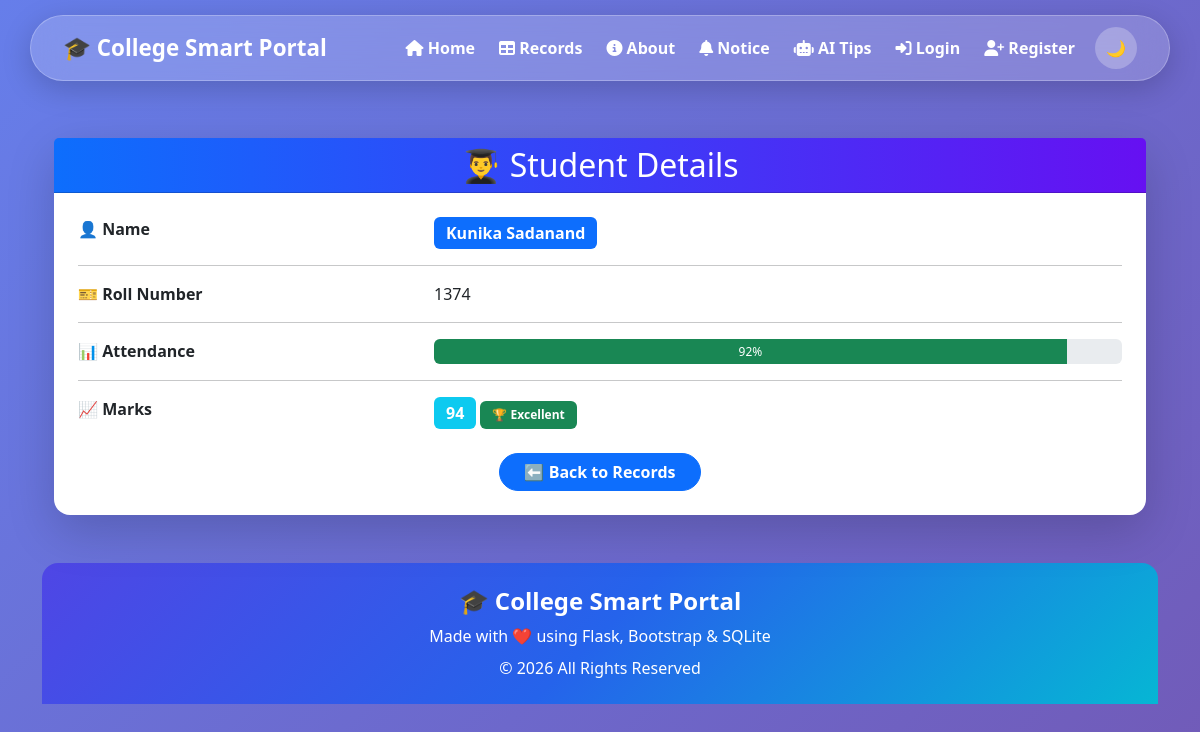
The app's page /student/1, older data.
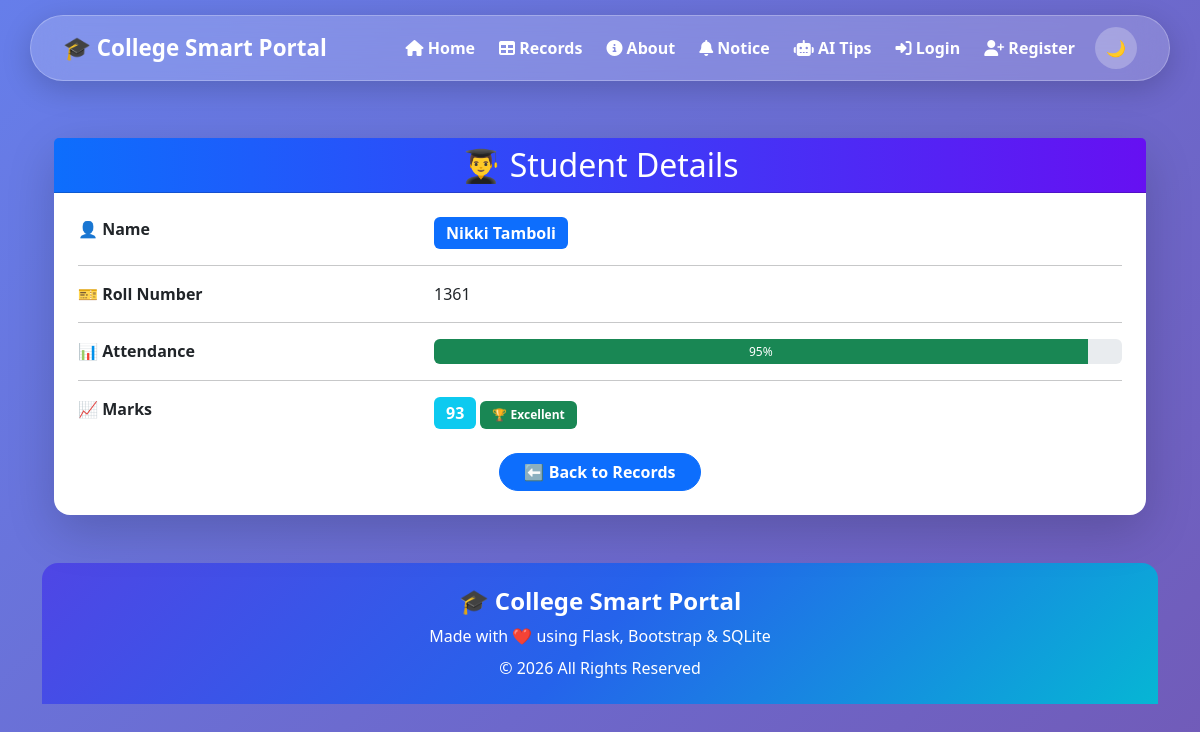
The same page, newer data.
### tables this page shows
CREATE TABLE students (
            id INTEGER PRIMARY KEY AUTOINCREMENT,
            name TEXT NOT NULL,
            roll TEXT UNIQUE NOT NULL,
            attendance INTEGER NOT NULL,
            marks INTEGER NOT NULL,
            branch TEXT NOT NULL,
            photo TEXT
            
        
        );

### app.py (the view)
@app.route("/student/<int:id>")
def student_detail(id):
    conn = get_db()
    student = conn.execute(
        "SELECT * FROM students WHERE id=?",
        (id,)
    ).fetchone()
    conn.close()
    if student is None:
        flash("Student Not Found!", "danger")
        return redirect(url_for("records"))
    return render_template("student_detail.html", student=student)

### app.py (called while the page is built)
def get_db():
    conn = sqlite3.connect("myproject.db")
    conn.row_factory = sqlite3.Row
    return conn

### templates/student_detail.html
{% extends 'base.html' %}
{% block content %}
<div class="container mt-5">
    <div class="card shadow-lg border-0 rounded-4">
        <div class="card-header text-center text-white"
             style="background:linear-gradient(90deg,#0d6efd,#6610f2);">
            <h2 class="mb-0">👨‍🎓 Student Details</h2>
        </div>
        <div class="card-body p-4">
            <div class="row mb-3">
                <div class="col-md-4 fw-bold">
                    👤 Name
                </div>
                <div class="col-md-8">
                    <span class="badge bg-primary fs-6">
                        {{ student.name }}
                    </span>
                </div>
            </div>
            <hr>
            <div class="row mb-3">
                <div class="col-md-4 fw-bold">
                    🎫 Roll Number
                </div>
                <div class="col-md-8">
                    {{ student.roll }}
                </div>
            </div>
            <hr>
            <div class="row mb-3">
                <div class="col-md-4 fw-bold">
                    📊 Attendance
                </div>
                <div class="col-md-8">
                    <div class="progress" style="height:25px;">
                        <div class="progress-bar bg-success"
                             style="width:{{ student.attendance }}%;">
                            {{ student.attendance }}%
                        </div>
                    </div>
                </div>
            </div>
            <hr>
            <div class="row mb-4">
                <div class="col-md-4 fw-bold">
                    📈 Marks
                </div>
                <div class="col-md-8">
                    <span class="badge bg-info fs-6">
                        {{ student.marks }}
                    </span>
                    {% if student.marks >= 90 %}
                        <span class="badge bg-success">🏆 Excellent</span>
                    {% elif student.marks >= 75 %}
                        <span class="badge bg-primary">👍 Good</span>
                    {% elif student.marks >= 60 %}
                        <span class="badge bg-warning text-dark">🙂 Average</span>
                    {% else %}
                        <span class="badge bg-danger">⚠️ Poor</span>
                    {% endif %}
                </div>
            </div>
            <div class="text-center">
                <a href="{{ url_for('records') }}"
                   class="btn btn-primary rounded-pill px-4">
                    ⬅️ Back to Records
                </a>
            </div>
        </div>
    </div>
</div>
{% endblock %}

### templates/base.html (shortened to what this page needs)
<!DOCTYPE html>
<html lang="en" data-bs-theme="light">
<head>
    <link href="https://cdn.jsdelivr.net/npm/bootstrap@5.3.3/dist/css/bootstrap.min.css" rel="stylesheet">
    <link rel="stylesheet"href="https://cdnjs.cloudflare.com/ajax/libs/font-awesome/6.4.2/css/all.min.css">
</head>
<body>
<nav class="navbar navbar-expand-lg glass-nav fixed-top">
    <div class="container">
        <a class="navbar-brand fw-bold text-white" href="/">
            🎓 College Smart Portal
        </a>
        <div class="collapse navbar-collapse justify-content-end" id="navbarNav">
            <ul class="navbar-nav align-items-center">
                <li class="nav-item">
                    <a class="nav-link active" href="/">
                        <i class="fas fa-house"></i>
                        <span>Home</span>
                    </a>
                </li>
                <li class="nav-item">
                    <a class="nav-link" href="/record">
                        <i class="fas fa-table"></i>
                        <span>Records</span>
                    </a>
                </li>
                <li class="nav-item">
                    <a class="nav-link" href="/about">
                        <i class="fas fa-circle-info"></i>
                        <span>About</span>
                    </a>
                </li>
                <li class="nav-item">
                    <a class="nav-link" href="/notice">
                        <i class="fas fa-bell"></i>
                        <span>Notice</span>
                    </a>
                </li>
                <li class="nav-item">
                    <a class="nav-link" href="/ai_tips">
                        <i class="fas fa-robot"></i>
                        <span>AI Tips</span>
                    </a>
                </li>
                {% if session.get("username") %}
                    {% if session.get("role") == "admin" %}
                    <li class="nav-item">
                        <a class="nav-link" href="/add">
                            <i class="fas fa-user-plus"></i>
                            <span>Add Student</span>
                        </a>
                    </li>
                    {% endif %}
                    <li class="nav-item">
                        <a class="nav-link logout-btn" href="/logout">
                            <i class="fas fa-right-from-bracket"></i>
                            <span>Logout</span>
                        </a>
                    </li>
                {% else %}
                    <li class="nav-item">
                        <a class="nav-link" href="/login">
                            <i class="fas fa-right-to-bracket"></i>
                            <span>Login</span>
                        </a>
                    </li>
                    <li class="nav-item">
                        <a class="nav-link" href="/register">
                            <i class="fas fa-user-plus"></i>
                            <span>Register</span>
                        </a>
                    </li>
                {% endif %}
                <li class="nav-item ms-2">
                    <button class="theme-btn" onclick="toggleTheme()">
                        🌙
                    </button>
                </li>
            </ul>
        </div>
    </div>
</nav>
<div style="height:90px;"></div>
<div class="container">
{% block content %}
{% endblock %}
<footer class="mt-5">
<div class="container-fluid text-center text-white py-4 rounded-top-4"
style="background:linear-gradient(135deg,#4f46e5,#2563eb,#06b6d4);">
<h4 class="fw-bold">
🎓 College Smart Portal
</h4>
<p class="mb-2">
Made with ❤️ using Flask, Bootstrap & SQLite
</p>
<p class="mb-0">
© 2026 All Rights Reserved
</p>
</div>
</body>
</html>

### templates/base.html (style rules this page uses)
.card { transition:0.3s; }
.badge { padding:8px 12px; }
.btn { transition:0.3s; }
.card-body div { transition:.3s; }
.btn { border: radius 15px; font-weight:bold; }
body { background:linear-gradient(135deg,#667eea,#764ba2,#6dd5ed); background-size:300% 300%; animation:bgMove 12s ease infinite; }
.glass-nav { margin:15px auto; width:95%; border-radius:50px; background:rgba(255,255,255,.18); backdrop-filter:blur(18px); -webkit-backdrop-filter:blur(18px); border:1px solid rgba(255,255,255,.25); box-shadow:0 8px 30px rgba(0,0,0,.18); padding:10px 20px; }
.glass-nav .navbar-brand { color:#fff !important; font-size:1.4rem; }
.glass-nav .nav-link { color:white !important; font-weight:600; padding:10px 18px; margin:0 4px; border-radius:30px; transition:all .35s ease; }
.theme-btn { width:42px; height:42px; border:none; border-radius:50%; background:rgba(255,255,255,.25); color:white; transition:.3s; }

Row changes from the older to the newer data that the page shows:
changed students: name "Kunika Sadanand" → "Nikki Tamboli"; roll "1374" → "1361"; attendance "92" → "95"; marks "94" → "93"
